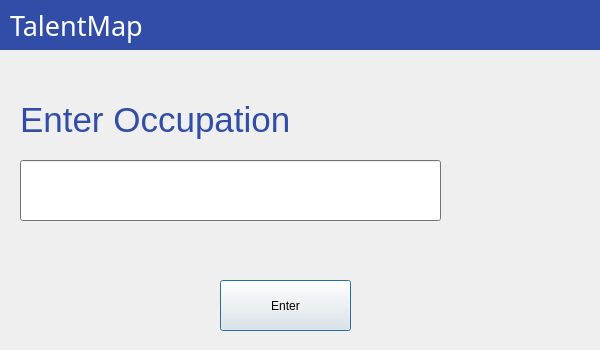
<?xml version="1.0" encoding="UTF-8"?>
<ui version="4.0">
 <class>Dialog</class>
 <widget class="QDialog" name="Dialog">
  <property name="geometry">
   <rect>
    <x>0</x>
    <y>0</y>
    <width>600</width>
    <height>350</height>
   </rect>
  </property>
  <property name="windowTitle">
   <string>TalentMap</string>
  </property>
  <property name="windowOpacity">
   <double>1.000000000000000</double>
  </property>
  <property name="autoFillBackground">
   <bool>false</bool>
  </property>
  <widget class="QWidget" name="widget" native="true">
   <property name="geometry">
    <rect>
     <x>0</x>
     <y>0</y>
     <width>600</width>
     <height>50</height>
    </rect>
   </property>
   <property name="palette">
    <palette>
     <active>
      <colorrole role="Base">
       <brush brushstyle="SolidPattern">
        <color alpha="255">
         <red>255</red>
         <green>255</green>
         <blue>255</blue>
        </color>
       </brush>
      </colorrole>
      <colorrole role="Window">
       <brush brushstyle="SolidPattern">
        <color alpha="255">
         <red>49</red>
         <green>77</green>
         <blue>168</blue>
        </color>
       </brush>
      </colorrole>
     </active>
     <inactive>
      <colorrole role="Base">
       <brush brushstyle="SolidPattern">
        <color alpha="255">
         <red>255</red>
         <green>255</green>
         <blue>255</blue>
        </color>
       </brush>
      </colorrole>
      <colorrole role="Window">
       <brush brushstyle="SolidPattern">
        <color alpha="255">
         <red>49</red>
         <green>77</green>
         <blue>168</blue>
        </color>
       </brush>
      </colorrole>
     </inactive>
     <disabled>
      <colorrole role="Base">
       <brush brushstyle="SolidPattern">
        <color alpha="255">
         <red>49</red>
         <green>77</green>
         <blue>168</blue>
        </color>
       </brush>
      </colorrole>
      <colorrole role="Window">
       <brush brushstyle="SolidPattern">
        <color alpha="255">
         <red>49</red>
         <green>77</green>
         <blue>168</blue>
        </color>
       </brush>
      </colorrole>
     </disabled>
    </palette>
   </property>
   <property name="autoFillBackground">
    <bool>true</bool>
   </property>
   <widget class="QLabel" name="label">
    <property name="geometry">
     <rect>
      <x>10</x>
      <y>0</y>
      <width>171</width>
      <height>51</height>
     </rect>
    </property>
    <property name="font">
     <font>
      <family>STCaiyun</family>
     </font>
    </property>
    <property name="text">
     <string>&lt;html&gt;&lt;head/&gt;&lt;body&gt;&lt;p&gt;&lt;span style=&quot; font-size:20pt; color:#ffffff;&quot;&gt;TalentMap&lt;/span&gt;&lt;/p&gt;&lt;/body&gt;&lt;/html&gt;</string>
    </property>
   </widget>
  </widget>
  <widget class="QWidget" name="widget_2" native="true">
   <property name="geometry">
    <rect>
     <x>0</x>
     <y>50</y>
     <width>600</width>
     <height>300</height>
    </rect>
   </property>
   <property name="palette">
    <palette>
     <active>
      <colorrole role="Base">
       <brush brushstyle="SolidPattern">
        <color alpha="255">
         <red>255</red>
         <green>255</green>
         <blue>255</blue>
        </color>
       </brush>
      </colorrole>
      <colorrole role="Window">
       <brush brushstyle="SolidPattern">
        <color alpha="255">
         <red>161</red>
         <green>161</green>
         <blue>161</blue>
        </color>
       </brush>
      </colorrole>
     </active>
     <inactive>
      <colorrole role="Base">
       <brush brushstyle="SolidPattern">
        <color alpha="255">
         <red>255</red>
         <green>255</green>
         <blue>255</blue>
        </color>
       </brush>
      </colorrole>
      <colorrole role="Window">
       <brush brushstyle="SolidPattern">
        <color alpha="255">
         <red>161</red>
         <green>161</green>
         <blue>161</blue>
        </color>
       </brush>
      </colorrole>
     </inactive>
     <disabled>
      <colorrole role="Base">
       <brush brushstyle="SolidPattern">
        <color alpha="255">
         <red>161</red>
         <green>161</green>
         <blue>161</blue>
        </color>
       </brush>
      </colorrole>
      <colorrole role="Window">
       <brush brushstyle="SolidPattern">
        <color alpha="255">
         <red>161</red>
         <green>161</green>
         <blue>161</blue>
        </color>
       </brush>
      </colorrole>
     </disabled>
    </palette>
   </property>
   <widget class="QLabel" name="label_2">
    <property name="geometry">
     <rect>
      <x>20</x>
      <y>20</y>
      <width>331</width>
      <height>101</height>
     </rect>
    </property>
    <property name="styleSheet">
     <string notr="true">font: 8pt &quot;STHupo&quot;;</string>
    </property>
    <property name="text">
     <string>&lt;html&gt;&lt;head/&gt;&lt;body&gt;&lt;p&gt;&lt;span style=&quot; font-size:26pt; color:#314da8;&quot;&gt;Enter Occupation&lt;/span&gt;&lt;/p&gt;&lt;/body&gt;&lt;/html&gt;</string>
    </property>
    <property name="textFormat">
     <enum>Qt::AutoText</enum>
    </property>
   </widget>
   <widget class="QPushButton" name="pushButton1">
    <property name="geometry">
     <rect>
      <x>220</x>
      <y>230</y>
      <width>131</width>
      <height>51</height>
     </rect>
    </property>
    <property name="text">
     <string>Enter</string>
    </property>
   </widget>
   <widget class="QLineEdit" name="inputbox1">
    <property name="geometry">
     <rect>
      <x>20</x>
      <y>110</y>
      <width>421</width>
      <height>61</height>
     </rect>
    </property>
   </widget>
  </widget>
 </widget>
 <resources/>
 <connections/>
</ui>
